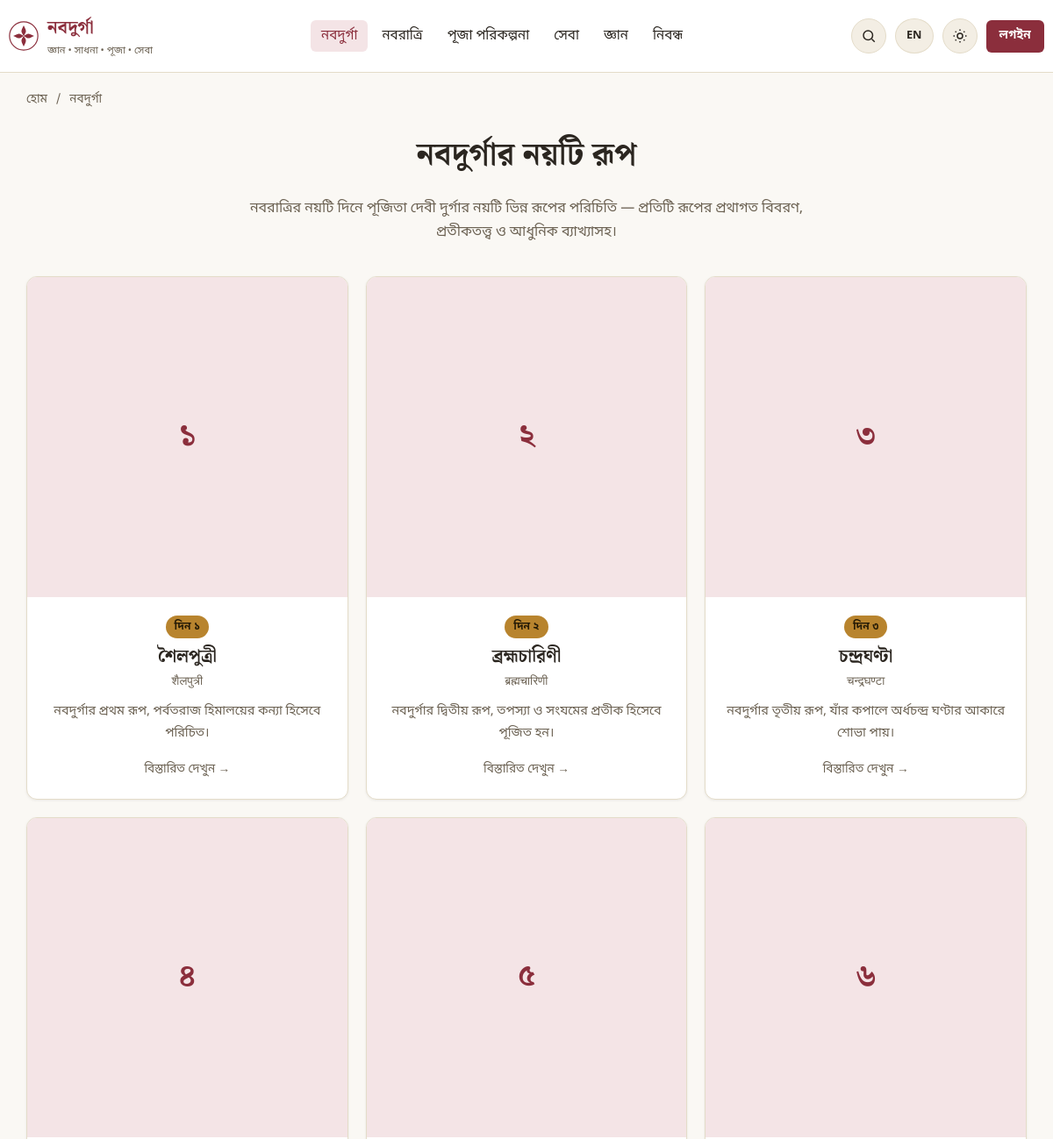
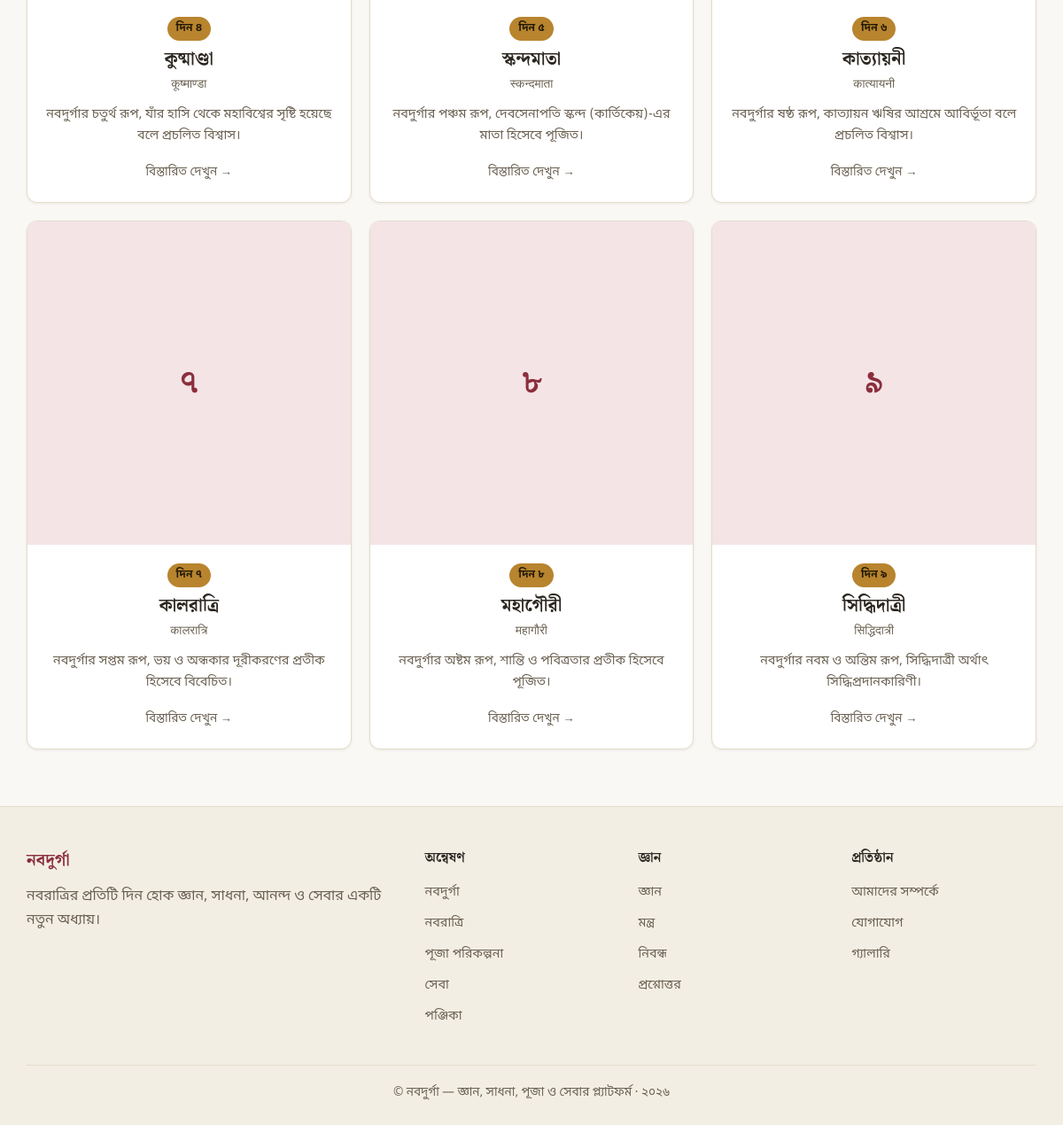
The app's page /navadurga with its own data (2 pictures, top to bottom).
### tables this page shows
CREATE TABLE IF NOT EXISTS navadurga (
    id INT UNSIGNED AUTO_INCREMENT PRIMARY KEY,
    day_number TINYINT UNSIGNED NOT NULL UNIQUE,
    name_bn VARCHAR(150) NOT NULL,
    name_en VARCHAR(150) NULL,
    sanskrit_name VARCHAR(150) NULL,
    slug VARCHAR(150) NOT NULL UNIQUE,
    alternative_names VARCHAR(255) NULL,
    short_description TEXT NULL,
    detailed_description LONGTEXT NULL,
    name_meaning TEXT NULL,
    traditional_symbolism TEXT NULL,
    iconography TEXT NULL,
    vehicle VARCHAR(150) NULL,
    hands VARCHAR(50) NULL,
    weapons VARCHAR(255) NULL,
    objects VARCHAR(255) NULL,
    colour VARCHAR(100) NULL,
    associated_quality VARCHAR(255) NULL,
    associated_chakra VARCHAR(100) NULL,
    traditional_association TEXT NULL,
    traditional_food VARCHAR(255) NULL,
    puja_significance TEXT NULL,
    story LONGTEXT NULL,
    mantra TEXT NULL,
    stotra TEXT NULL,
    scriptural_sources TEXT NULL COMMENT 'source citations, never fabricated',
    regional_variations TEXT NULL,
    modern_interpretation TEXT NULL,
    seva_note TEXT NULL COMMENT 'website suggested seva disclaimer text',
    image VARCHAR(255) NULL,
    seo_title VARCHAR(255) NULL,
    seo_description VARCHAR(500) NULL,
    status ENUM('active','inactive') NOT NULL DEFAULT 'active',
    created_at DATETIME NOT NULL DEFAULT CURRENT_TIMESTAMP,
    updated_at DATETIME NOT NULL DEFAULT CURRENT_TIMESTAMP ON UPDATE CURRENT_TIMESTAMP,
    INDEX idx_navadurga_slug (slug)
);

### app/core/Controller.php (called while the page is built, shortened)
<?php
class Controller
{
    protected function view(string $view, array $data = [], ?string $layout = null): void
    {
        $viewFile = dirname(__DIR__) . '/views/' . $view . '.php';
        extract($data, EXTR_SKIP);
        require $viewFile;
    }
}

### app/controllers/NavadurgaController.php (called while the page is built, shortened)
<?php
class NavadurgaController extends Controller
{
    public function index(Request $request): void
    {
        $repo = new NavadurgaRepository();
        $this->view('pages/navadurga/index', [
            'title' => 'নবদুর্গা — নয়টি রূপ',
            'metaDescription' => 'নবদুর্গার নয়টি রূপের পরিচিতি — শৈলপুত্রী থেকে সিদ্ধিদাত্রী পর্যন্ত।',
            'breadcrumbs' => [['label' => 'নবদুর্গা']],
            'forms' => $repo->allOrdered(),
        ]);
    }
}

### public/index.php (called while the page is built, shortened)
<?php
$router = new \App\Core\Router();
$router->setBasePath(\App\Core\Env::get('APP_BASE_PATH', ''));
$request = new \App\Core\Request();
$router->dispatch($request);

### app/core/Repository.php (called while the page is built, shortened)
<?php
abstract class Repository
{
    protected PDO $db;
    protected string $table;
    public function __construct()
    {
        $this->db = Database::connection();
    }
    public function all(array $conditions = [], ?string $orderBy = null, ?int $limit = null): array
    {
        [$where, $params] = $this->buildWhere($conditions);
        $sql = "SELECT * FROM {$this->table} {$where}";
        if ($orderBy) {
            $sql .= " ORDER BY {$orderBy}";
        }
        $stmt = $this->db->prepare($sql);
        $stmt->execute($params);
        return $stmt->fetchAll();
    }
    protected function buildWhere(array $conditions): array
    {
        if (empty($conditions)) {
            return ['', []];
        }
        $clauses = [];
        $params = [];
        foreach ($conditions as $column => $value) {
            if (is_array($value)) {
                $in = [];
                foreach ($value as $i => $v) {
                    $key = "{$column}_{$i}";
                    $in[] = ":{$key}";
                    $params[$key] = $v;
                }
                $clauses[] = "{$column} IN (" . implode(',', $in) . ")";
            } else {
                $clauses[] = "{$column} = :{$column}";
                $params[$column] = $value;
            }
        }
        return ['WHERE ' . implode(' AND ', $clauses), $params];
    }
}

### app/core/Autoloader.php (called while the page is built, shortened)
<?php
class Autoloader
{
    protected static array $map = [
        'App\\Core\\' => 'core/',
        'App\\Controllers\\Admin\\' => 'controllers/admin/',
        'App\\Controllers\\' => 'controllers/',
        'App\\Models\\' => 'models/',
        'App\\Repositories\\' => 'repositories/',
        'App\\Services\\' => 'services/',
        'App\\Middleware\\' => 'middleware/',
        'App\\Validators\\' => 'validators/',
        'App\\Helpers\\' => 'helpers/',
    ];
    public static function register(string $appPath): void
    {
        spl_autoload_register(function (string $class) use ($appPath) {
            foreach (self::$map as $prefix => $dir) {
                if (str_starts_with($class, $prefix)) {
                    $relative = substr($class, strlen($prefix));
                    $relative = str_replace('\\', '/', $relative);
                    $file = rtrim($appPath, '/\\') . '/' . $dir . $relative . '.php';
                    if (is_file($file)) {
                        return;
                    }
                }
            }
        });
    }
}

### app/core/Env.php (called while the page is built, shortened)
<?php
class Env
{
    public static function get(string $key, $default = null)
    {
        $value = $_ENV[$key] ?? getenv($key);
        return match (strtolower((string) $value)) {
            'true', '(true)' => true,
            'false', '(false)' => false,
            'null', '(null)' => null,
            'empty', '(empty)' => '',
            default => $value,
        };
    }
}

### app/core/Database.php (called while the page is built, shortened)
<?php
class Database
{
    protected static ?PDO $instance = null;
    public static function connection(): PDO
    {
        if (self::$instance === null) {
            $host = Env::get('DB_HOST', '127.0.0.1');
            $port = Env::get('DB_PORT', '3306');
            $name = Env::get('DB_DATABASE', 'navadurga_db');
            $user = Env::get('DB_USERNAME', 'root');
            $pass = Env::get('DB_PASSWORD', '');
            $charset = Env::get('DB_CHARSET', 'utf8mb4');
            $dsn = "mysql:host={$host};port={$port};dbname={$name};charset={$charset}";
            try {
                self::$instance = new PDO($dsn, $user, $pass, [
                    PDO::ATTR_ERRMODE => PDO::ERRMODE_EXCEPTION,
                    PDO::ATTR_DEFAULT_FETCH_MODE => PDO::FETCH_ASSOC,
                    PDO::ATTR_EMULATE_PREPARES => true,
                ]);
            } catch (PDOException $e) {
                if (Env::get('APP_DEBUG', false)) {
                    throw $e;
                }
                http_response_code(500);
                require dirname(__DIR__) . '/views/errors/500.php';
                exit;
            }
        }
        return self::$instance;
    }
}

### app/repositories/NavadurgaRepository.php (called while the page is built, shortened)
<?php
class NavadurgaRepository extends Repository
{
    public function allOrdered(bool $activeOnly = true): array
    {
        $conditions = $activeOnly ? ['status' => 'active'] : [];
        return $this->all($conditions, 'day_number ASC');
    }
}

### app/helpers/functions.php (called while the page is built, shortened)
<?php
if (!function_exists('base_path')) {
    function base_path(): string
    {
        return rtrim(Env::get('APP_BASE_PATH', ''), '/');
    }
}
if (!function_exists('url')) {
    function url(string $path = ''): string
    {
        return base_path() . '/' . ltrim($path, '/');
    }
}
if (!function_exists('e')) {
    function e(?string $value): string
    {
        return htmlspecialchars($value ?? '', ENT_QUOTES, 'UTF-8');
    }
}
if (!function_exists('bn_digits')) {
    function bn_digits($number): string
    {
        $western = ['0','1','2','3','4','5','6','7','8','9'];
        $bengali = ['০','১','২','৩','৪','৫','৬','৭','৮','৯'];
        return str_replace($western, $bengali, (string) $number);
    }
}
if (!function_exists('truncate')) {
    function truncate(?string $text, int $length = 150): string
    {
        $text = trim(strip_tags($text ?? ''));
        if (mb_strlen($text) <= $length) {
            return $text;
        }
        return mb_substr($text, 0, $length) . '…';
    }
}

### app/views/pages/navadurga/index.php (the view)
<h1 class="text-center">নবদুর্গার নয়টি রূপ</h1>
<p class="section-subtitle">নবরাত্রির নয়টি দিনে পূজিতা দেবী দুর্গার নয়টি ভিন্ন রূপের পরিচিতি — প্রতিটি রূপের প্রথাগত বিবরণ, প্রতীকতত্ত্ব ও আধুনিক ব্যাখ্যাসহ।</p>
<div class="grid grid-3">
    <?php foreach ($forms as $n): ?>
        <a href="<?= url('/navadurga/' . $n['slug']) ?>" class="card navadurga-card">
            <div class="thumb">
                <?php if (!empty($n['image'])): ?>
                    <img src="<?= url($n['image']) ?>" alt="<?= e($n['name_bn']) ?>" style="width:100%;height:100%;object-fit:cover;">
                <?php else: ?>
                    <?= bn_digits($n['day_number']) ?>
                <?php endif; ?>
            </div>
            <div class="card-body">
                <span class="day-badge">দিন <?= bn_digits($n['day_number']) ?></span>
                <h3><?= e($n['name_bn']) ?></h3>
                <div class="sanskrit"><?= e($n['sanskrit_name']) ?></div>
                <p class="text-muted" style="font-size:0.9rem;"><?= e(truncate($n['short_description'], 90)) ?></p>
                <span class="text-muted" style="font-size:0.85rem;">বিস্তারিত দেখুন →</span>
            </div>
        </a>
    <?php endforeach; ?>
</div>

### app/core/Router.php (shortened to what this page needs)
<?php
class Router
{
    protected array $routes = [];
    protected string $basePath = '';
    public function setBasePath(string $path): void
    {
        $this->basePath = rtrim($path, '/');
    }
    protected function add(string $method, string $uri, $handler, array $middleware): void
    {
        $this->routes[] = [
            'method' => $method,
            'uri' => '/' . trim($uri, '/'),
            'handler' => $handler,
            'middleware' => $middleware,
        ];
    }
    public function dispatch(Request $request): void
    {
        $uri = $request->uriPath($this->basePath);
        foreach ($this->routes as $route) {
            $pattern = $this->compile($route['uri']);
            if (preg_match($pattern, $uri, $matches)) {
                $params = array_filter($matches, 'is_string', ARRAY_FILTER_USE_KEY);
                $this->call($route['handler'], $request, $params);
                return;
            }
        }
    }
    protected function compile(string $uri): string
    {
        $pattern = preg_replace('#\{([a-zA-Z_][a-zA-Z0-9_]*)\}#', '(?P<$1>[^/]+)', $uri);
        return '#^' . $pattern . '$#u';
    }
    protected function call($handler, Request $request, array $params): void
    {
        [$class, $method] = $handler;
        $controller = new $class();
        call_user_func_array([$controller, $method], array_merge([$request], array_values($params)));
    }
}

### records on screen
navadurga: day_number "১", name_bn "শৈলপুত্রী", sanskrit_name "शैलपुत्री", short_description "নবদুর্গার প্রথম রূপ, পর্বতরাজ হিমালয়ের কন্যা হিসেবে পরিচিত।"
navadurga: day_number "২", name_bn "ব্রহ্মচারিণী", sanskrit_name "ब्रह्मचारिणी", short_description "নবদুর্গার দ্বিতীয় রূপ, তপস্যা ও সংযমের প্রতীক হিসেবে পূজিত হন।"
navadurga: day_number "৩", name_bn "চন্দ্রঘণ্টা", sanskrit_name "चन्द्रघण्टा", short_description "নবদুর্গার তৃতীয় রূপ, যাঁর কপালে অর্ধচন্দ্র ঘণ্টার আকারে শোভা পায়।"
navadurga: day_number "৪", name_bn "কুষ্মাণ্ডা", sanskrit_name "कूष्माण्डा", short_description "নবদুর্গার চতুর্থ রূপ, যাঁর হাসি থেকে মহাবিশ্বের সৃষ্টি হয়েছে বলে প্রচলিত বিশ্বাস।"
navadurga: day_number "৫", name_bn "স্কন্দমাতা", sanskrit_name "स्कन्दमाता", short_description "নবদুর্গার পঞ্চম রূপ, দেবসেনাপতি স্কন্দ (কার্তিকেয়)-এর মাতা হিসেবে পূজিত।"
navadurga: day_number "৬", name_bn "কাত্যায়নী", sanskrit_name "कात्यायनी", short_description "নবদুর্গার ষষ্ঠ রূপ, কাত্যায়ন ঋষির আশ্রমে আবির্ভূতা বলে প্রচলিত বিশ্বাস।"
navadurga: day_number "৭", name_bn "কালরাত্রি", sanskrit_name "कालरात्रि", short_description "নবদুর্গার সপ্তম রূপ, ভয় ও অন্ধকার দূরীকরণের প্রতীক হিসেবে বিবেচিত।"
navadurga: day_number "৮", name_bn "মহাগৌরী", sanskrit_name "महागौरी", short_description "নবদুর্গার অষ্টম রূপ, শান্তি ও পবিত্রতার প্রতীক হিসেবে পূজিত।"
navadurga: day_number "৯", name_bn "সিদ্ধিদাত্রী", sanskrit_name "सिद्धिदात्री", short_description "নবদুর্গার নবম ও অন্তিম রূপ, সিদ্ধিদাত্রী অর্থাৎ সিদ্ধিপ্রদানকারিণী।"

### other values on screen
setting('site_name', 'নবদুর্গা') "নবদুর্গা"
setting('site_subtitle', 'জ্ঞান • সাধনা • পূজা • সেবা') "জ্ঞান • সাধনা • পূজা • সেবা"
t('nav.navadurga') "নবদুর্গা"
t('nav.navaratri') "নবরাত্রি"
t('nav.puja_planning') "পূজা পরিকল্পনা"
t('nav.seva') "সেবা"
t('nav.learning') "জ্ঞান"
t('nav.articles') "নিবন্ধ"
t('nav.login') "লগইন"
$crumb['label'] "নবদুর্গা"
t('footer.explore') "অন্বেষণ"
t('nav.calendar') "পঞ্জিকা"
t('footer.knowledge') "জ্ঞান"
t('nav.mantras') "মন্ত্র"
t('nav.faq') "প্রশ্নোত্তর"
